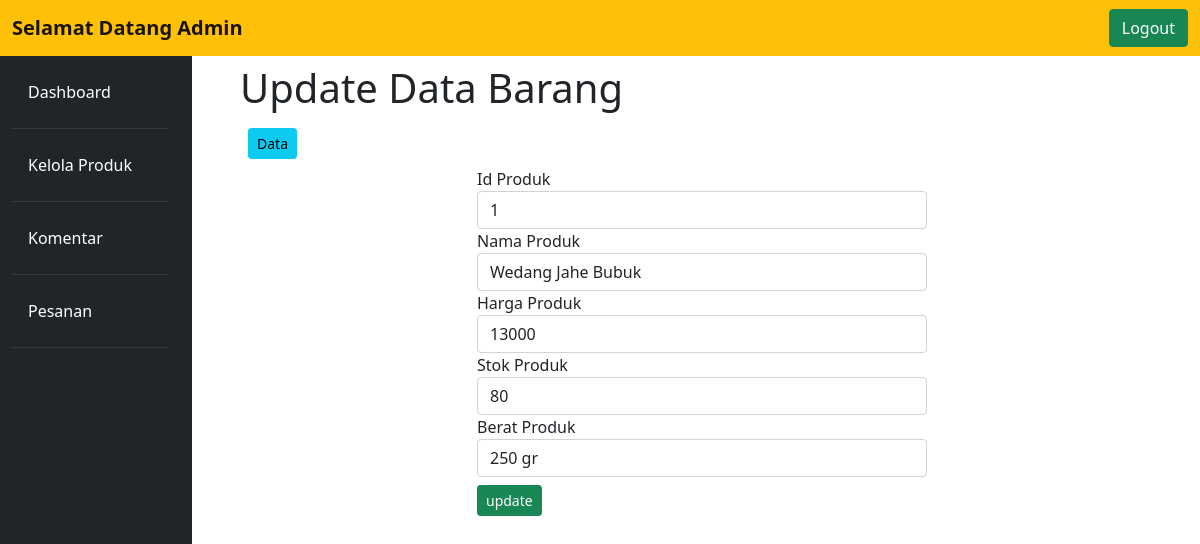
The app's page /dashboardadmin/edit.php?id_produk=1 (signed in) with its own data.
### tables this page shows
CREATE TABLE `data_barang` (
  `id_produk` varchar(100) NOT NULL,
  `nama_produk` varchar(200) NOT NULL,
  `harga_produk` varchar(100) NOT NULL,
  `berat_produk` varchar(100) NOT NULL,
  `stok` int(250) NOT NULL
);

### dashboardadmin/edit.php (the view, shortened to what this page needs)
<?php
if(isset($_SESSION['email'])){
?>
<!doctype html>
<html lang="en">
  <head>
    <link href="https://cdn.jsdelivr.net/npm/bootstrap@5.1.3/dist/css/bootstrap.min.css" rel="stylesheet">
     <link rel="stylesheet" type="text/css" href="admin.css">
  </head>
  <body>
  <nav class="navbar navbar-expand-lg navbar-light bg-warning fixed-top">
  <div class="container-fluid">
    <a class="navbar-brand" href="#"><b>Selamat Datang Admin</b></a>
      <form class="d-flex">
      <a href="logout.php" class="btn btn-success square-btn-adjust">Logout</a>
      </form>
    </div>
</nav>
<div class="row no-gutters mt-5">
    <div class="col-md-2 bg-dark mt-14 pr-3 pt-4 p-4">
    <ul class="nav flex-column ml-3 mb-5" style=" height: 1000px;">
    <li class="nav-item">
    <a class="nav-link text-white" href="dashboard.php">Dashboard</a><hr class="bg-secondary">
  </li>
  <li class="nav-item">
    <a class="nav-link text-white" style="margin-right:15px" href="form.php">Kelola Produk</a><hr class="bg-secondary">
  </li>
  <li class="nav-item">
    <a class="nav-link text-white" href="komentar.php">Komentar</a><hr class="bg-secondary">
  </li>
  <li class="nav-item">
    <a class="nav-link text-white" href="pesanan.php">Pesanan</a><hr class="bg-secondary">
  </li>
</ul>
    </div>
    <div class="col-md-10 p-5 pt-3">
        <div class="row">
        <?php
include_once("koneksi.php");
?>
<?php
$id = $_GET['id_produk'];
$result = mysqli_query($conn, "SELECT * FROM data_barang WHERE id_produk='$id'");
    while($user_data = mysqli_fetch_array($result)){
        $id = $user_data['id_produk'];
        $nama = $user_data['nama_produk'];
        $harga = $user_data['harga_produk'];
        $stok = $user_data['stok'];
        $berat = $user_data['berat_produk'];
    }
?>
<!doctype html>
<html lang="en">
  <head>
    <link href="https://cdn.jsdelivr.net/npm/bootstrap@5.1.3/dist/css/bootstrap.min.css" rel="stylesheet">
  </head>
  <body>
      <div class="container">
      <h1>Update Data Barang</h1>
      <a href="form.php" class="btn btn-info btn-sm m-2"> Data </a>
      <div class="row">
          <div class="col-sm-6 offset-sm-3">
        <form  method="post" action="edit.php">
            <div class="form-group">
                <label>Id Produk</label>
                <input type="number" name="id_produk" value="<?= $id?>" class="form-control" required>
            </div>
            <div class="form-group">
                <label>Nama Produk</label>
                <input type="text" name="nama_produk" value="<?= $nama?>" class="form-control" required>
            </div>
            <div class="form-group">
                <label>Harga Produk</label>
                <input type="text" name="harga_produk" value="<?= $harga?>" class="form-control" required>
            </div>
            <div class="form-group">
                <label>Stok Produk</label>
                <input type="text" name="stok" value="<?= $stok?>" class="form-control" required>
            </div>
            <div class="form-group">
                <label>Berat Produk</label>
                <input type="text" name="berat_produk" value="<?= $berat?>" class="form-control" required>
            </div>
            <button type="submit" name="update" class="btn btn-success btn-sm mt-2"> update </button>
        </form>
        </div>
        </div>
      </div>
  </body>
</html>
    </div>
  </body>
      <?php
  }else{
      header("Location: loginadmin.php");
      exit();
  }
  ?>
</html>

### records on screen
data_barang: id_produk "1", nama_produk "Wedang Jahe Bubuk", harga_produk "13000", stok "80", berat_produk "250 gr"
